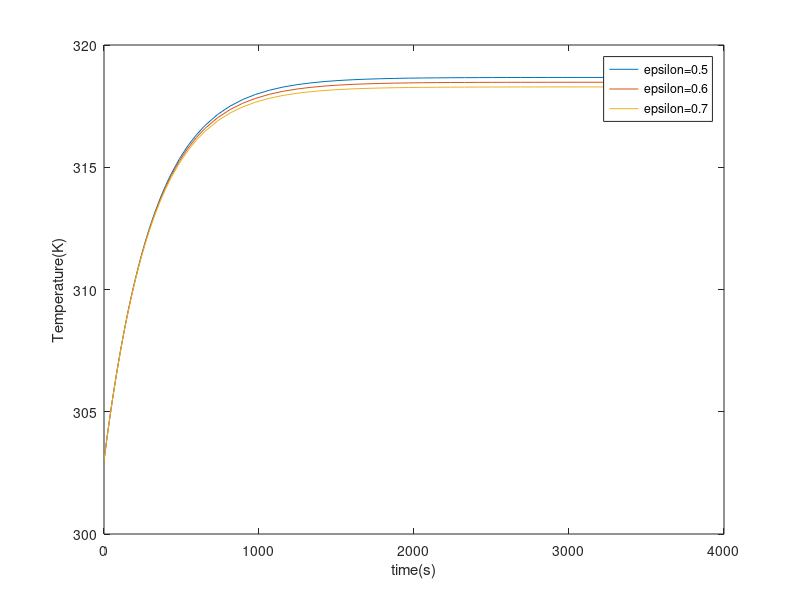

The MATLAB source for this figure:
close all;
clear;

A1=2;
A2=2.6;
Aw=1.2;
alpha_r=0.9;
alpha_f=0.9;
alpha_w=0;
h=50;
epsilon_r=0.5;
epsilon_f=0.5;
epsilon_w=0.5;
G=1400;
m=65;
cp=1500;
r=0.2;
Ta=303;
sigma=5.67*10^-8;

F=@(t,T)((1/(m*cp))*((alpha_r*G*A1)+(alpha_f*r*G*A2)+((1-alpha_w)*G*Aw)-(h*(A1+A2+Aw)*(T-Ta))-(epsilon_r*A1*sigma*(T^4-Ta^4))-(epsilon_f*A2*sigma*(T^4-Ta^4))-(epsilon_w*Aw*sigma*(T^4-Ta^4))));

z=[0 3600];
[t,T1]=ode45(F,z,303);
plot(t,T1)
hold on;
epsilon_r=0.6;
epsilon_f=0.6;
epsilon_w=0.6;
F=@(t,T)((1/(m*cp))*((alpha_r*G*A1)+(alpha_f*r*G*A2)+((1-alpha_w)*G*Aw)-(h*(A1+A2+Aw)*(T-Ta))-(epsilon_r*A1*sigma*(T^4-Ta^4))-(epsilon_f*A2*sigma*(T^4-Ta^4))-(epsilon_w*Aw*sigma*(T^4-Ta^4))));
z=[0 3600];
[t,T2]=ode45(F,z,303);
plot(t,T2)
hold on;
epsilon_r=0.7;
epsilon_f=0.7;
epsilon_w=0.7;
F=@(t,T)((1/(m*cp))*((alpha_r*G*A1)+(alpha_f*r*G*A2)+((1-alpha_w)*G*Aw)-(h*(A1+A2+Aw)*(T-Ta))-(epsilon_r*A1*sigma*(T^4-Ta^4))-(epsilon_f*A2*sigma*(T^4-Ta^4))-(epsilon_w*Aw*sigma*(T^4-Ta^4))));
z=[0 3600];
[t,T3]=ode45(F,z,303);
plot(t,T3)

ylabel('Temperature(K)')
xlabel('time(s)')
legend('epsilon=0.5','epsilon=0.6','epsilon=0.7')
